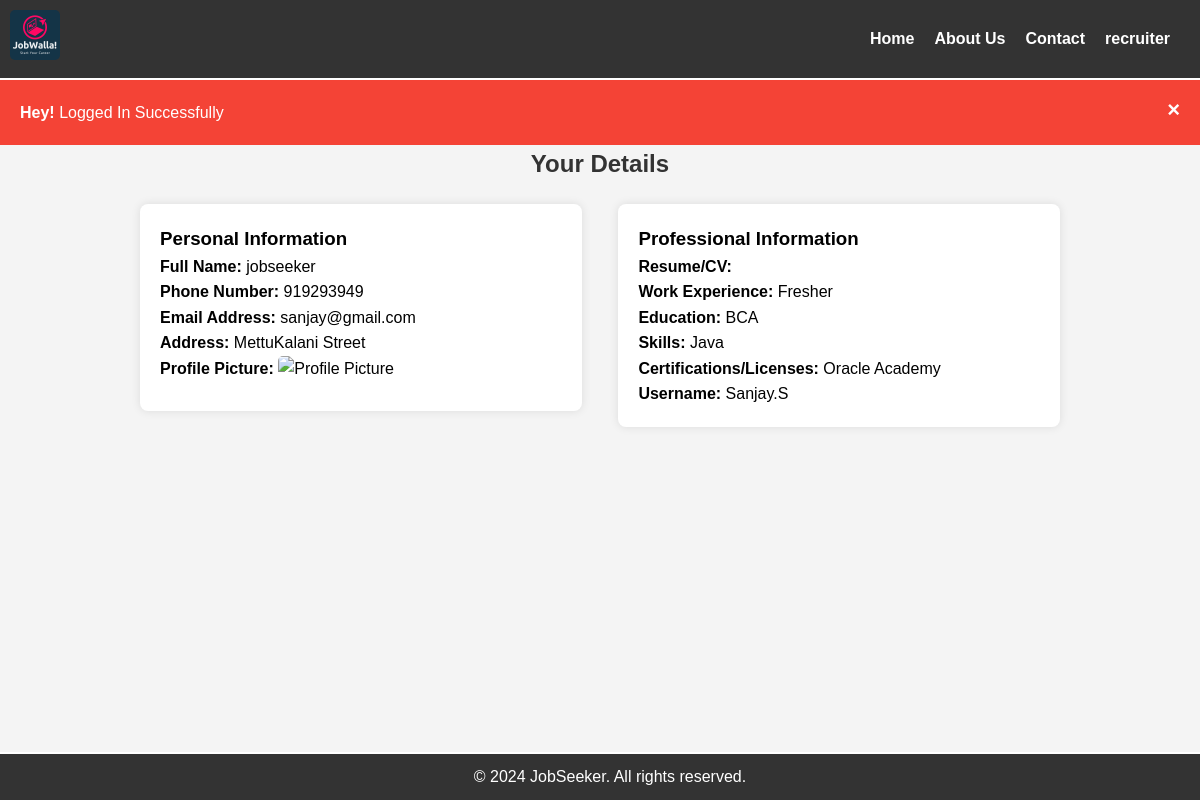
The page /seekerDetails.php?id=jobseeker (signed in) on the database its author committed.
### tables this page shows
CREATE TABLE `jobseekerdetails` (
  `username` varchar(200) NOT NULL,
  `name` varchar(200) NOT NULL,
  `phoneno` int(10) NOT NULL,
  `email` varchar(200) NOT NULL,
  `address` varchar(200) NOT NULL,
  `experience` mediumtext NOT NULL,
  `education` mediumtext NOT NULL,
  `certifications` mediumtext NOT NULL,
  `skills` mediumtext NOT NULL
);

### seekerDetails.php (the view, shortened to what this page needs)
<!DOCTYPE html>
<html lang="en">
<head>
</head>
<body>
    <?php include('navBar.php'); ?>
   <?php if(isset($_SESSION['message'])){
    ?>
<div class="alert">
<span class="closebtn" onclick="this.parentElement.style.display='none';">&times;</span>
<strong>Hey!</strong> <?=$_SESSION['message'] ?>
</div>
<?php
}
?>        <?php
require "connection.php";
$row=[];
if(isset($_GET['id'])){
$username=$_GET['id'];
$sql = "SELECT * FROM jobseekerdetails WHERE username='$username'";
$result = $conn->query($sql);
$row = $result->fetch_assoc();
}
?>
    <h2>Your Details</h2>
    <div class="container">
        <div class="column">
            <div class="details">
                <h3>Personal Information</h3>
                <p><strong>Full Name:</strong> <?php echo $row['username'] ?></p>
                <p><strong>Phone Number:</strong> <?php echo $row['phoneno']; ?></p>
                <p><strong>Email Address:</strong> <?php echo $row['email']; ?></p>
                <p><strong>Address:</strong> <?php echo $row['address'];?></p>
                <p><strong>Profile Picture:</strong> <img src="<?php $row['name']; ?>" alt="Profile Picture"></p>
            </div>
        </div>
        <div class="column">
            <div class="details">
                <h3>Professional Information</h3>
                <p><strong>Resume/CV:</strong> <?php ?></p>
                <p><strong>Work Experience:</strong> <?php echo nl2br($row['experience']); ?></p>
                <p><strong>Education:</strong> <?php echo nl2br($row['education']); ?></p>
                <p><strong>Skills:</strong> <?php echo $row['skills']; ?></p>
                <p><strong>Certifications/Licenses:</strong> <?php echo $row['certifications']; ?></p>
                <p><strong>Username:</strong> <?php echo $row['name']; ?></p>
            </div>
        </div>
    </div>
    <center>
    <?php require "footer.php"; ?>
</body>
</html>

### seekerDetails.php (style rules this page uses)
body { font-family: 'Arial', sans-serif; line-height: 1.6; background-color: #f4f4f4; }
.container { width: 80%; margin: 0 auto; display: flex; justify-content: space-between; padding: 20px; box-sizing: border-box; }
.column { width: 48%; }
.alert { padding: 20px; background-color: #f44336; color: white; }
.closebtn { margin-left: 15px; color: white; font-weight: bold; float: right; font-size: 22px; line-height: 20px; cursor: pointer; transition: 0.3s; }
.details { background-color: #fff; padding: 20px; border-radius: 8px; box-shadow: 0 0 10px rgba(0, 0, 0, 0.1); margin-bottom: 20px; }
.details img { max-width: 100%; border-radius: 5px; margin-bottom: 10px; }
h2 { text-align: center; color: #333; }

### navBar.php (style rules this page uses)
body { font-family: Arial, sans-serif; margin: 20px; }
p { margin-bottom: 10px; }
body, h1, h2, h3, p, ul { margin: 0; padding: 0; }

### rows shown on the page
jobseekerdetails: username "jobseeker", phoneno "919293949", email "sanjay@gmail.com", address "MettuKalani Street", experience "Fresher", education "BCA", skills "Java", certifications "Oracle Academy", name "Sanjay.S"

### other values the page prints
$_SESSION['auth_user']['username'] "recruiter"
$_SESSION['message'] "Logged In Successfully"
